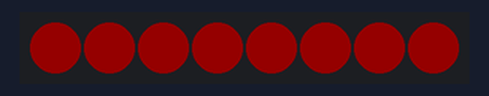
A sketch run on a simulated Arduino Uno, built with avr-gcc and run on an emulated ATmega328P. Parts: 8 RGB LEDs in strip order, left to right. Dim RGB values are drawn brighter than linear.

Above: at 1.69 s.
At 3.38 s:
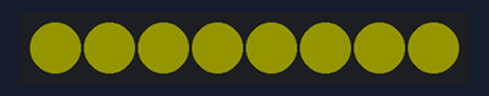
At 5.07 s:
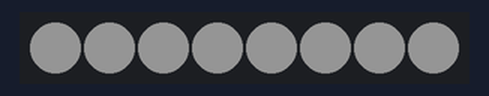
At 6.76 s:
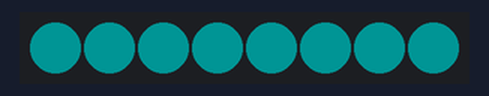
At 8.45 s:
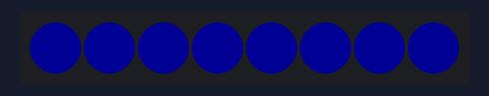
Timing chart, 0 to 40.0 s (numbered marks = the images above):
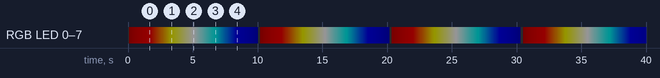

Measured:
- by itself, everything shown: repeats every 10.1 s, in 120 steps

The sketch:

Ejemplo_2.ino
```cpp
//Este código cambia de color todos los leds progresivamente al mismo tiempo

#include <Adafruit_NeoPixel.h>  //Incluir la librería Adafruit_NeoPixel
#define leds 8                  //Definir la cantidad de luces led a usar
#define intervalo 6             //Definir un intervalo que va indica que tan veloz es el cambio de color

Adafruit_NeoPixel luces = Adafruit_NeoPixel(leds, 3, NEO_GRB + NEO_KHZ800);//Crear el objeto de tipo Adafruit_NeoPixel y pasarle los argumetnos necesarios

byte green = 0;
byte red = 0;    //Declaramos las variables con longitud de 8 bits (0-255) para cada color y les asignamos un valor de 0
byte blue = 0;

void setup() {
  luces.begin();            //Inicializar la comunicación con la tira
  luces.setBrightness(20);  //Indicar el brillo que deben tener todos los leds
}

void loop() {
  /*
    Lo que cada bucle for hace es cambiar ligeramente uno de los colores, asignarlo a todos los leds de la tir, mostrarlo, esperar un tiempo
    determindo y repetir el proceso
  */

  for(red; red < 255; red++){
    for(int led = 0; led < leds; led++)luces.setPixelColor(led, red, green, blue);
    luces.show();
    delay(intervalo);
  }

  for(green; green < 255; green++){
    for(int led = 0; led < leds; led++)luces.setPixelColor(led, red, green, blue);
    luces.show();
    delay(intervalo);
  }

  for(blue; blue < 255; blue++){
    for(int led = 0; led < leds; led++)luces.setPixelColor(led, red, green, blue);
    luces.show();
    delay(intervalo);
  }

  //Apagar los leds progresivamente
  for(red; red > 0; red--){
    for(int led = 0; led < leds; led++)luces.setPixelColor(led, red, green, blue);
    luces.show();
    delay(intervalo);
  }

  for(green; green > 0; green--){
    for(int led = 0; led < leds; led++)luces.setPixelColor(led, red, green, blue);
    luces.show();
    delay(intervalo);
  }

  for(blue; blue > 0; blue--){
    for(int led = 0; led < leds; led++)luces.setPixelColor(led, red, green, blue);
    luces.show();
    delay(intervalo);
  }

  luces.clear();
}
```
